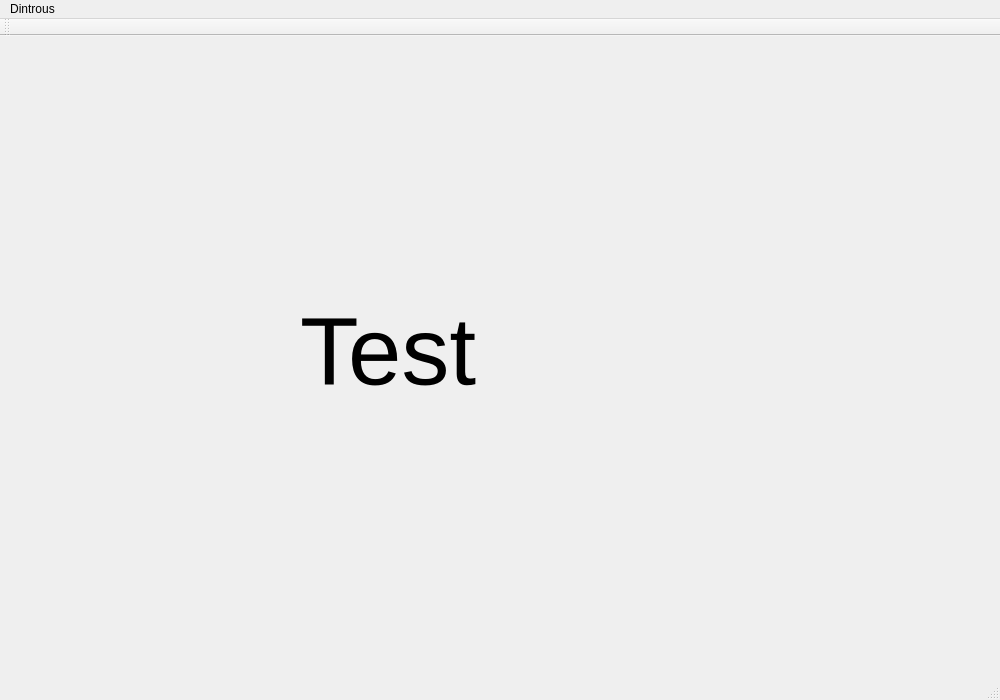
<?xml version="1.0" encoding="UTF-8"?>
<ui version="4.0">
 <class>CreatorCharacter</class>
 <widget class="QMainWindow" name="CreatorCharacter">
  <property name="windowModality">
   <enum>Qt::NonModal</enum>
  </property>
  <property name="enabled">
   <bool>true</bool>
  </property>
  <property name="geometry">
   <rect>
    <x>0</x>
    <y>0</y>
    <width>1000</width>
    <height>700</height>
   </rect>
  </property>
  <property name="windowTitle">
   <string>Dintrous</string>
  </property>
  <widget class="QWidget" name="centralWidget">
   <widget class="QLabel" name="label">
    <property name="geometry">
     <rect>
      <x>300</x>
      <y>240</y>
      <width>371</width>
      <height>151</height>
     </rect>
    </property>
    <property name="font">
     <font>
      <pointsize>72</pointsize>
     </font>
    </property>
    <property name="text">
     <string>Test</string>
    </property>
   </widget>
  </widget>
  <widget class="QMenuBar" name="menuBar">
   <property name="geometry">
    <rect>
     <x>0</x>
     <y>0</y>
     <width>1000</width>
     <height>22</height>
    </rect>
   </property>
   <widget class="QMenu" name="menuDintrous_Menu_G_wne">
    <property name="title">
     <string>Dintrous</string>
    </property>
    <addaction name="actionInformacje_o_programie"/>
    <addaction name="separator"/>
    <addaction name="actionPreferencje"/>
    <addaction name="separator"/>
    <addaction name="actionZako_cz_CMD_Q"/>
   </widget>
   <addaction name="menuDintrous_Menu_G_wne"/>
  </widget>
  <widget class="QToolBar" name="mainToolBar">
   <attribute name="toolBarArea">
    <enum>TopToolBarArea</enum>
   </attribute>
   <attribute name="toolBarBreak">
    <bool>false</bool>
   </attribute>
  </widget>
  <widget class="QStatusBar" name="statusBar"/>
  <action name="actionNowa_gra">
   <property name="text">
    <string>Nowa gra</string>
   </property>
  </action>
  <action name="actionWczytaj">
   <property name="text">
    <string>Wczytaj</string>
   </property>
  </action>
  <action name="actionInformacje_o_programie">
   <property name="text">
    <string>Informacje o programie</string>
   </property>
  </action>
  <action name="actionPreferencje">
   <property name="text">
    <string>Preferencje</string>
   </property>
  </action>
  <action name="actionZako_cz_CMD_Q">
   <property name="text">
    <string>Zakończ CMD+Q</string>
   </property>
  </action>
 </widget>
 <layoutdefault spacing="6" margin="11"/>
 <resources/>
 <connections/>
</ui>
